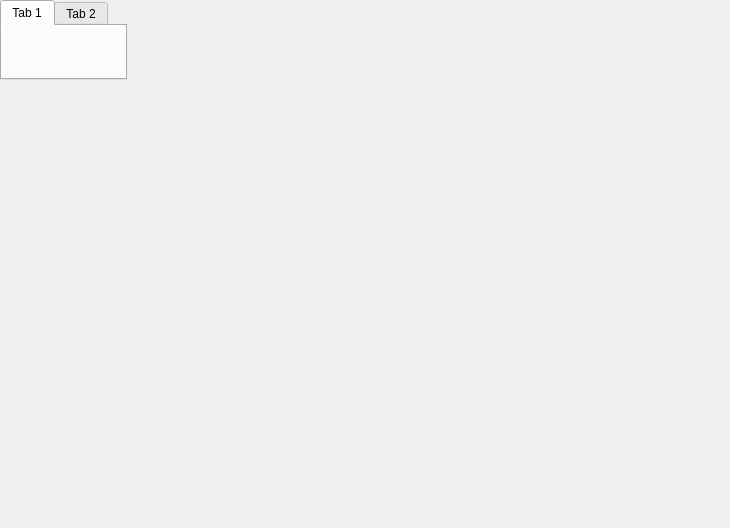
<?xml version="1.0" encoding="UTF-8"?>
<ui version="4.0">
 <class>Form</class>
 <widget class="QWidget" name="Form">
  <property name="geometry">
   <rect>
    <x>0</x>
    <y>0</y>
    <width>730</width>
    <height>528</height>
   </rect>
  </property>
  <property name="windowTitle">
   <string>Form</string>
  </property>
  <widget class="QTabWidget" name="tabWidget">
   <property name="geometry">
    <rect>
     <x>0</x>
     <y>0</y>
     <width>127</width>
     <height>80</height>
    </rect>
   </property>
   <property name="maximumSize">
    <size>
     <width>127</width>
     <height>80</height>
    </size>
   </property>
   <property name="currentIndex">
    <number>0</number>
   </property>
   <widget class="QWidget" name="tab">
    <attribute name="title">
     <string>Tab 1</string>
    </attribute>
   </widget>
   <widget class="QWidget" name="tab_2">
    <attribute name="title">
     <string>Tab 2</string>
    </attribute>
   </widget>
  </widget>
 </widget>
 <resources/>
 <connections/>
</ui>
